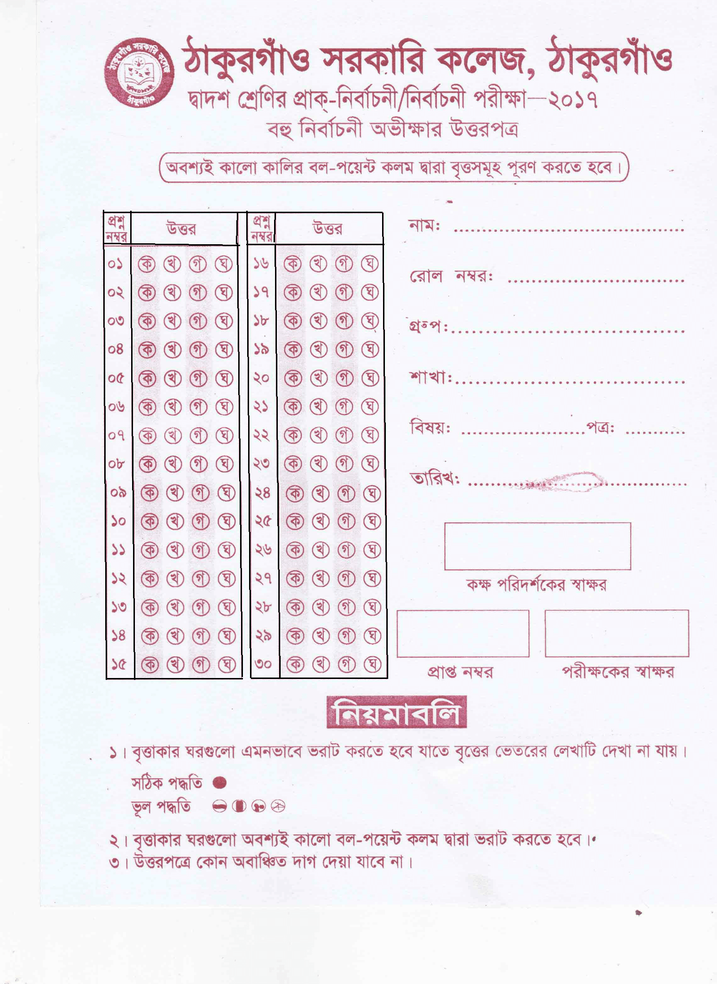
#> input picture resources/omr-imgs/omr-1.png, 717 x 984 px, shrunk from 1520 x 2087 before the run
$ python circle-detection.py
#> lines starting #> are read from the running program, lines starting #| are printed output that depends on the picture
import numpy as np
import imutils
import cv2
from matplotlib import pyplot as plt

#

bgr_img = cv2.imread('../../resources/omr-imgs/omr-1.png')  # read as it is
#> bgr_img is the input picture: shape (984, 717, 3); mean B, G, R 240.4, 234.9, 240.2

if bgr_img.shape[-1] == 3:  # color image
    b, g, r = cv2.split(bgr_img)  # get b,g,r
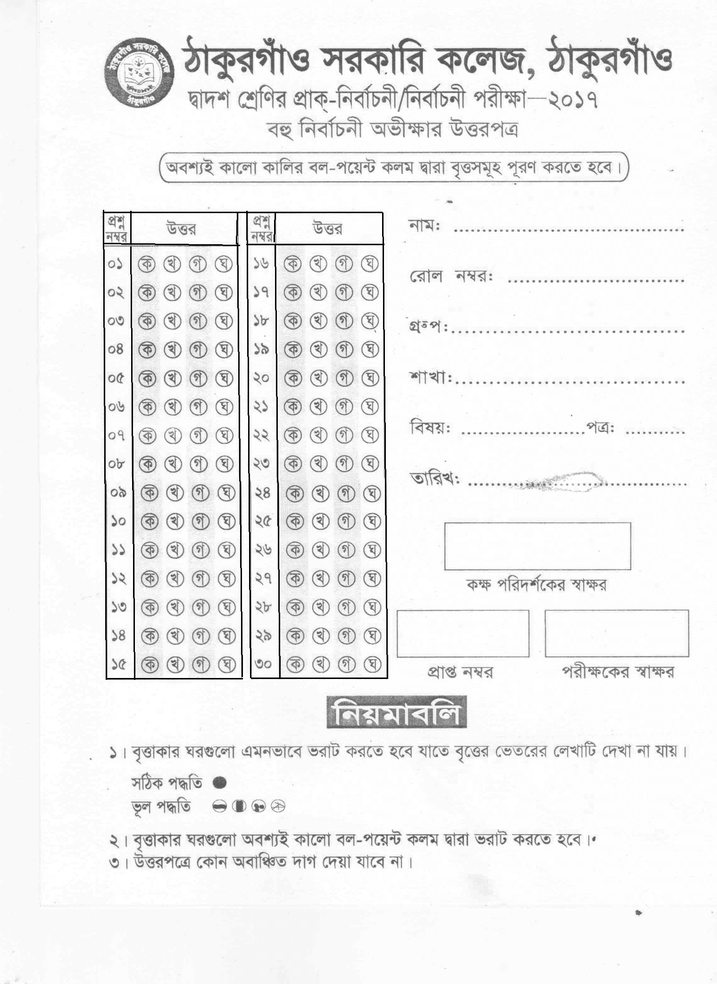
#> b: shape (984, 717); min 0, max 255, mean 240.4
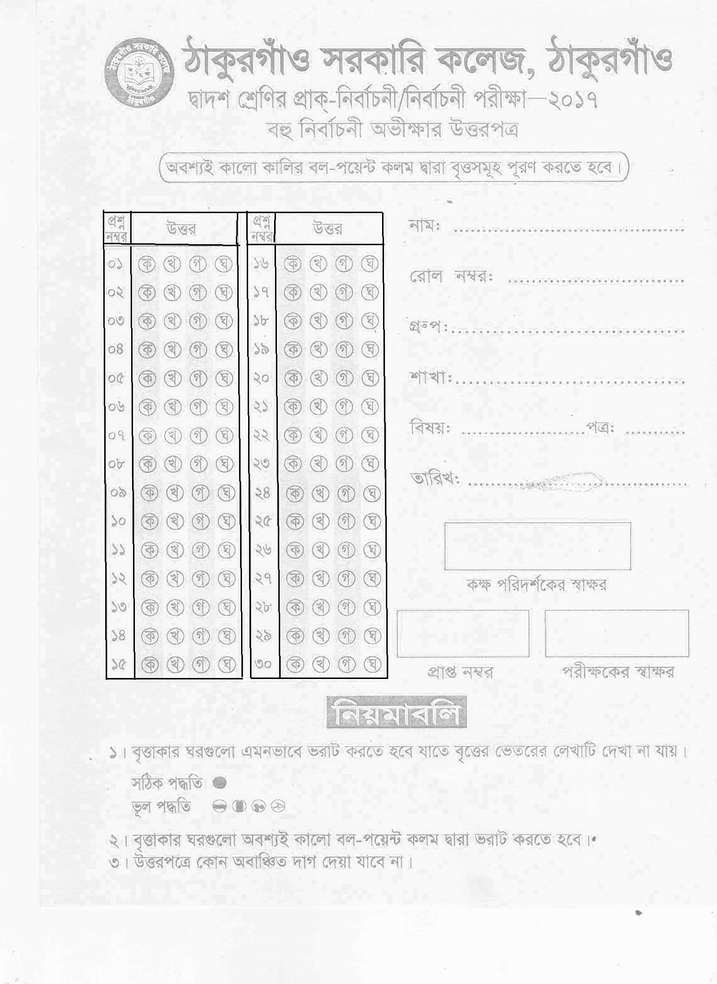
#> r: shape (984, 717); min 0, max 255, mean 240.2
    rgb_img = cv2.merge([r, g, b])  # switch it to rgb
    gray_img = cv2.cvtColor(bgr_img, cv2.COLOR_BGR2GRAY).copy()
else:
    gray_img = bgr_img.copy()

img = cv2.medianBlur(gray_img, 15)
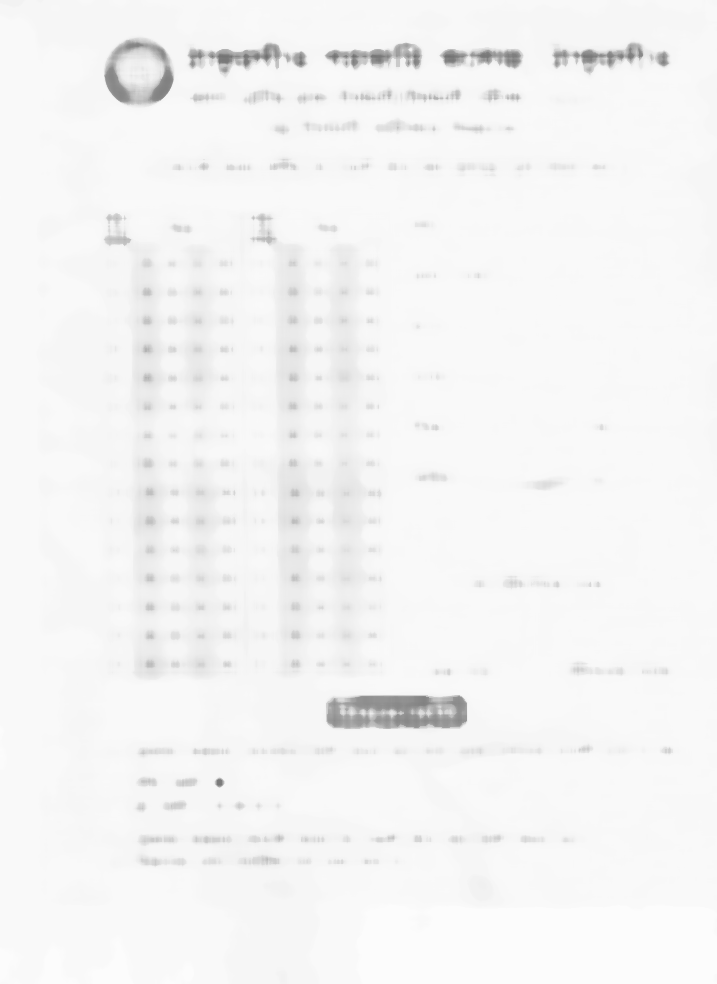
#> img: shape (984, 717); min 113, max 252, mean 244.8
cimg = cv2.cvtColor(img, cv2.COLOR_GRAY2BGR)

circles = cv2.HoughCircles(img, cv2.HOUGH_GRADIENT, 1, 20, param1=50, param2=30, minRadius=0, maxRadius=0)
#> circles = 224 rows, first 8: [404.5, 379.5, 331], [267.5, 404.5, 347.8], [434.5, 397.5, 299], [350.5, 384.5, 329.6], [406.5, 405.5, 310.8], [470.5, 416.5, 320.7], [465.5, 395.5, 339.1], [465.5, 373.5, 323]

circles = np.uint16(np.around(circles))
#> circles = 224 rows, first 8: [404, 380, 331], [268, 404, 348], [434, 398, 299], [350, 384, 330], [406, 406, 311], [470, 416, 321], [466, 396, 339], [466, 374, 323]

for i in circles[0, :]:
    # draw the outer circle
    cv2.circle(cimg, (i[0], i[1]), i[2], (0, 255, 0), 2)
    # draw the center of the circle
    cv2.circle(cimg, (i[0], i[1]), 2, (0, 0, 255), 3)
#> this loop made 224 passes
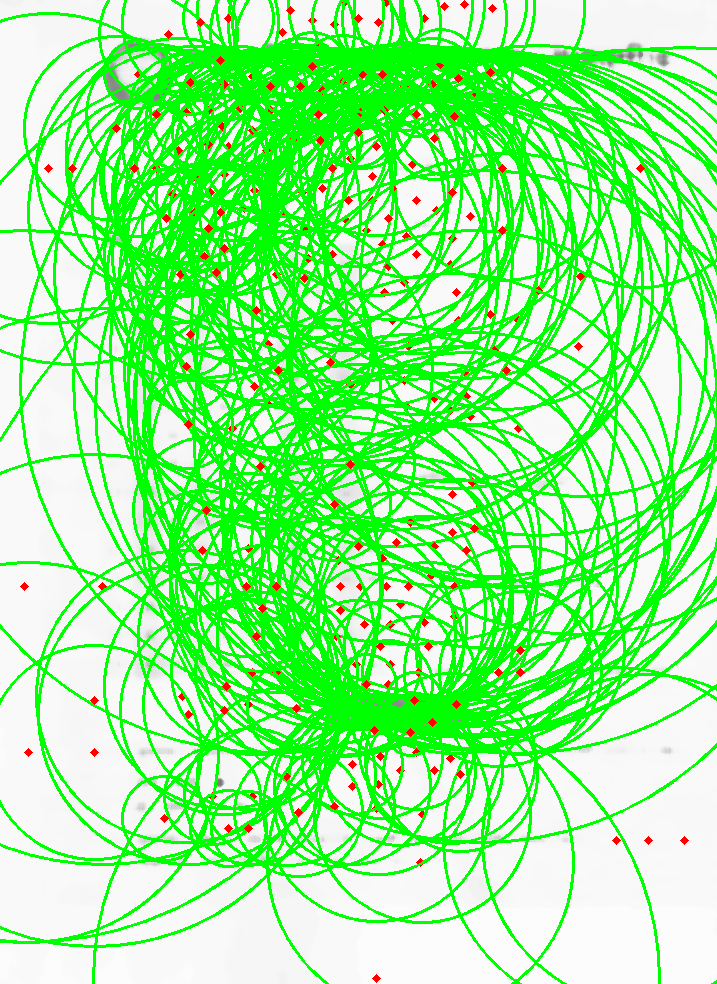
#> cimg: shape (984, 717, 3); mean B, G, R 147.1, 247.7, 149.5

plt.subplot(121), plt.imshow(rgb_img)
plt.title('Input Image'), plt.xticks([]), plt.yticks([])
plt.subplot(122), plt.imshow(cimg)
plt.title('Hough Transform'), plt.xticks([]), plt.yticks([])
plt.show()
#> figure, not shown here; B, G, R data is drawn as R, G, B
